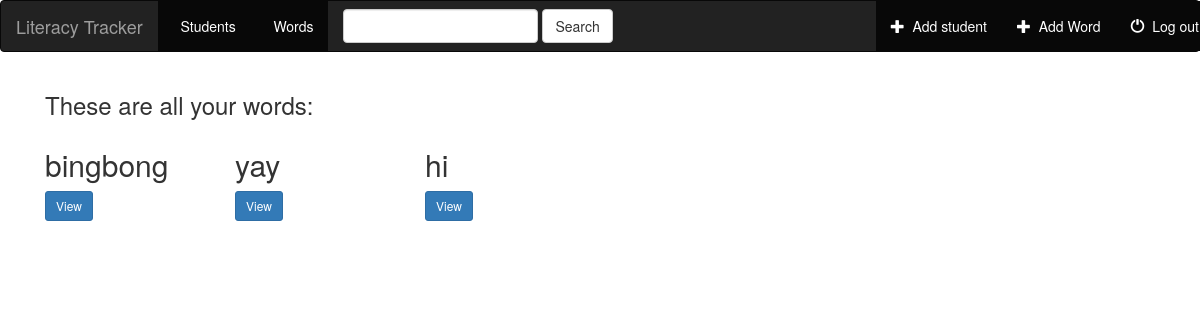
The page /students/word/ (signed in) on the database its author committed.
### students/models.py (models this page shows, shortened)
class Word(models.Model):
    word = models.CharField(max_length=250, default= "", blank=True)
    user = models.ForeignKey('auth.User', default= "")

### students/views.py (the view)
# urls.py: url(r'word/$', views.WordListView.as_view(), name='word_index'),
class WordListView(generic.ListView):
    model = Word
    template_name= "students/word_index.html"
    context_object_name = "all_words"
    def get_queryset(self):
        return Word.objects.filter(user=self.request.user)

### students/templates/students/word_index.html (shortened to what this page needs)
{% extends "base.html" %}
{% block body %}
<div class="students-container container-fluid">
    <div class="row">
        <div class="col-sm-12">
            <h3>These are all your words:</h3>
        </div>
            {% for word in all_words %}
                <div class="col-sm-4 col-lg-2">
                            <h2>{{ word.word}}</h2>
                            <a href="{% url 'students:word_detail' word.id %}" class="btn btn-primary btn-sm">View</a>
                </div>
            {% endfor %}
          </div>
        </div>
{% endblock %}

### rows shown on the page
Word: word "bingbong"
Word: word "yay"
Word: word "hi"
